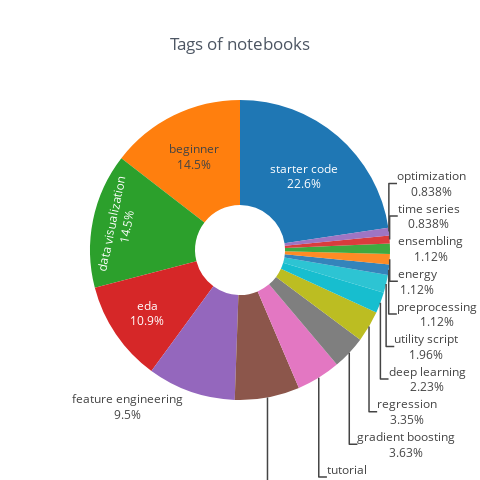

The cell this chart's notebook holds for it:
### Code cell
title = 'Tags of notebooks'
df_tags_count.iplot(kind='pie', labels='tag', values='Count', title=title, textinfo="label+percent", hole=0.3, theme='white',
                   legend=False, dimensions=(480,480))

### Figure 1 — Plotly figure (JSON) as saved in the notebook; plotly's stock layout.template omitted (floating-point values rounded to 4 significant figures)
{"data": [{"hole": 0.3, "labels": ["starter code", "beginner", "data visualization", "eda", "feature engineering", "data cleaning", "tutorial", "gradient boosting", "regression", "deep learning", "utility script", "preprocessing", "energy", "ensembling", "time series", "optimization"], "marker": {"colors": ["rgba(31, 119, 180, 1.0)", "rgba(255, 127, 14, 1.0)", "rgba(44, 160, 44, 1.0)", "rgba(214, 39, 40, 1.0)", "rgba(148, 103, 189, 1.0)", "rgba(140, 86, 75, 1.0)", "rgba(227, 119, 194, 1.0)", "rgba(127, 127, 127, 1.0)", "rgba(188, 189, 34, 1.0)", "rgba(23, 190, 207, 1.0)", "rgba(23, 190, 207, 0.8999999999999999)", "rgba(31, 119, 180, 0.8999999999999999)", "rgba(255, 127, 14, 0.8999999999999999)", "rgba(44, 160, 44, 0.8999999999999999)", "rgba(214, 39, 40, 0.8999999999999999)", "rgba(148, 103, 189, 0.8999999999999999)"]}, "name": "", "textinfo": "label+percent", "type": "pie", "values": [81, 52, 52, 39, 34, 25, 17, 13, 12, 8, 7, 4, 4, 4, 3, 3]}], "layout": {"height": 480, "legend": {"bgcolor": "#FFFFFF", "font": {"color": "#4D5663"}}, "paper_bgcolor": "#FFFFFF", "plot_bgcolor": "#FFFFFF", "showlegend": false, "title": "Tags of notebooks", "titlefont": {"color": "#4D5663"}, "width": 480}}
